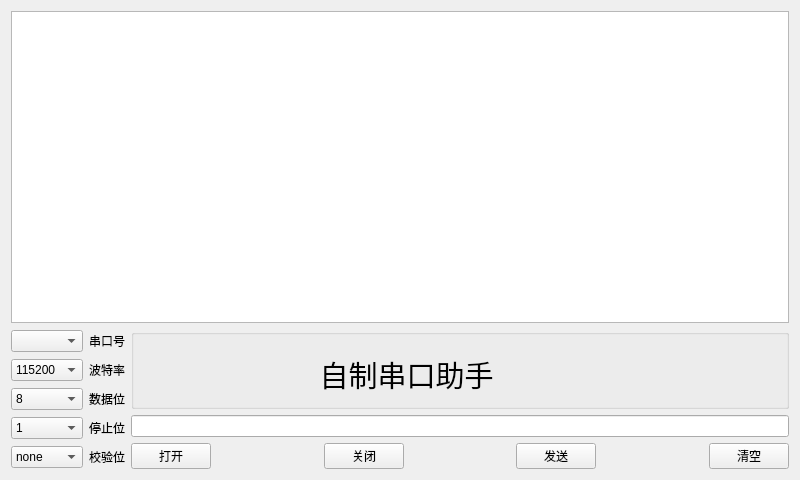
<?xml version="1.0" encoding="UTF-8"?>
<ui version="4.0">
 <class>Widget</class>
 <widget class="QWidget" name="Widget">
  <property name="geometry">
   <rect>
    <x>0</x>
    <y>0</y>
    <width>800</width>
    <height>480</height>
   </rect>
  </property>
  <property name="windowTitle">
   <string>Widget</string>
  </property>
  <layout class="QGridLayout" name="gridLayout_2">
   <item row="0" column="0">
    <widget class="QPlainTextEdit" name="recvEdit">
     <property name="font">
      <font>
       <pointsize>9</pointsize>
      </font>
     </property>
     <property name="readOnly">
      <bool>true</bool>
     </property>
    </widget>
   </item>
   <item row="1" column="0">
    <layout class="QHBoxLayout" name="horizontalLayout">
     <item>
      <layout class="QGridLayout" name="gridLayout">
       <item row="0" column="0">
        <widget class="QComboBox" name="seialCb"/>
       </item>
       <item row="0" column="1">
        <widget class="QLabel" name="label">
         <property name="text">
          <string>串口号</string>
         </property>
        </widget>
       </item>
       <item row="1" column="0">
        <widget class="QComboBox" name="baundrateCb">
         <property name="currentIndex">
          <number>2</number>
         </property>
         <item>
          <property name="text">
           <string>4800</string>
          </property>
         </item>
         <item>
          <property name="text">
           <string>9600</string>
          </property>
         </item>
         <item>
          <property name="text">
           <string>115200</string>
          </property>
         </item>
        </widget>
       </item>
       <item row="1" column="1">
        <widget class="QLabel" name="label_2">
         <property name="text">
          <string>波特率</string>
         </property>
        </widget>
       </item>
       <item row="2" column="0">
        <widget class="QComboBox" name="dateCb">
         <property name="currentIndex">
          <number>3</number>
         </property>
         <item>
          <property name="text">
           <string>5</string>
          </property>
         </item>
         <item>
          <property name="text">
           <string>6</string>
          </property>
         </item>
         <item>
          <property name="text">
           <string>7</string>
          </property>
         </item>
         <item>
          <property name="text">
           <string>8</string>
          </property>
         </item>
        </widget>
       </item>
       <item row="2" column="1">
        <widget class="QLabel" name="label_3">
         <property name="text">
          <string>数据位</string>
         </property>
        </widget>
       </item>
       <item row="3" column="0">
        <widget class="QComboBox" name="stopCb">
         <item>
          <property name="text">
           <string>1</string>
          </property>
         </item>
         <item>
          <property name="text">
           <string>1.5</string>
          </property>
         </item>
         <item>
          <property name="text">
           <string>2</string>
          </property>
         </item>
        </widget>
       </item>
       <item row="3" column="1">
        <widget class="QLabel" name="label_4">
         <property name="text">
          <string>停止位</string>
         </property>
        </widget>
       </item>
       <item row="4" column="0">
        <widget class="QComboBox" name="checkCb">
         <item>
          <property name="text">
           <string>none</string>
          </property>
         </item>
        </widget>
       </item>
       <item row="4" column="1">
        <widget class="QLabel" name="label_5">
         <property name="text">
          <string>校验位</string>
         </property>
        </widget>
       </item>
      </layout>
     </item>
     <item>
      <layout class="QVBoxLayout" name="verticalLayout_2">
       <item>
        <widget class="QGroupBox" name="groupBox">
         <property name="minimumSize">
          <size>
           <width>150</width>
           <height>80</height>
          </size>
         </property>
         <property name="title">
          <string/>
         </property>
         <widget class="QLabel" name="label_6">
          <property name="geometry">
           <rect>
            <x>60</x>
            <y>30</y>
            <width>431</width>
            <height>31</height>
           </rect>
          </property>
          <property name="font">
           <font>
            <pointsize>22</pointsize>
           </font>
          </property>
          <property name="text">
           <string>自制串口助手</string>
          </property>
          <property name="alignment">
           <set>Qt::AlignCenter</set>
          </property>
         </widget>
        </widget>
       </item>
       <item>
        <widget class="QLineEdit" name="sendEdit"/>
       </item>
       <item>
        <layout class="QHBoxLayout" name="horizontalLayout_6">
         <item>
          <widget class="QPushButton" name="openBt">
           <property name="text">
            <string>打开</string>
           </property>
          </widget>
         </item>
         <item>
          <spacer name="horizontalSpacer_3">
           <property name="orientation">
            <enum>Qt::Horizontal</enum>
           </property>
           <property name="sizeHint" stdset="0">
            <size>
             <width>18</width>
             <height>20</height>
            </size>
           </property>
          </spacer>
         </item>
         <item>
          <widget class="QPushButton" name="closeBt">
           <property name="text">
            <string>关闭</string>
           </property>
          </widget>
         </item>
         <item>
          <spacer name="horizontalSpacer_2">
           <property name="orientation">
            <enum>Qt::Horizontal</enum>
           </property>
           <property name="sizeHint" stdset="0">
            <size>
             <width>40</width>
             <height>20</height>
            </size>
           </property>
          </spacer>
         </item>
         <item>
          <widget class="QPushButton" name="sendBt">
           <property name="text">
            <string>发送</string>
           </property>
          </widget>
         </item>
         <item>
          <spacer name="horizontalSpacer">
           <property name="orientation">
            <enum>Qt::Horizontal</enum>
           </property>
           <property name="sizeHint" stdset="0">
            <size>
             <width>40</width>
             <height>20</height>
            </size>
           </property>
          </spacer>
         </item>
         <item>
          <widget class="QPushButton" name="clearBt">
           <property name="text">
            <string>清空</string>
           </property>
          </widget>
         </item>
        </layout>
       </item>
      </layout>
     </item>
    </layout>
   </item>
  </layout>
 </widget>
 <layoutdefault spacing="6" margin="11"/>
 <resources/>
 <connections/>
</ui>
